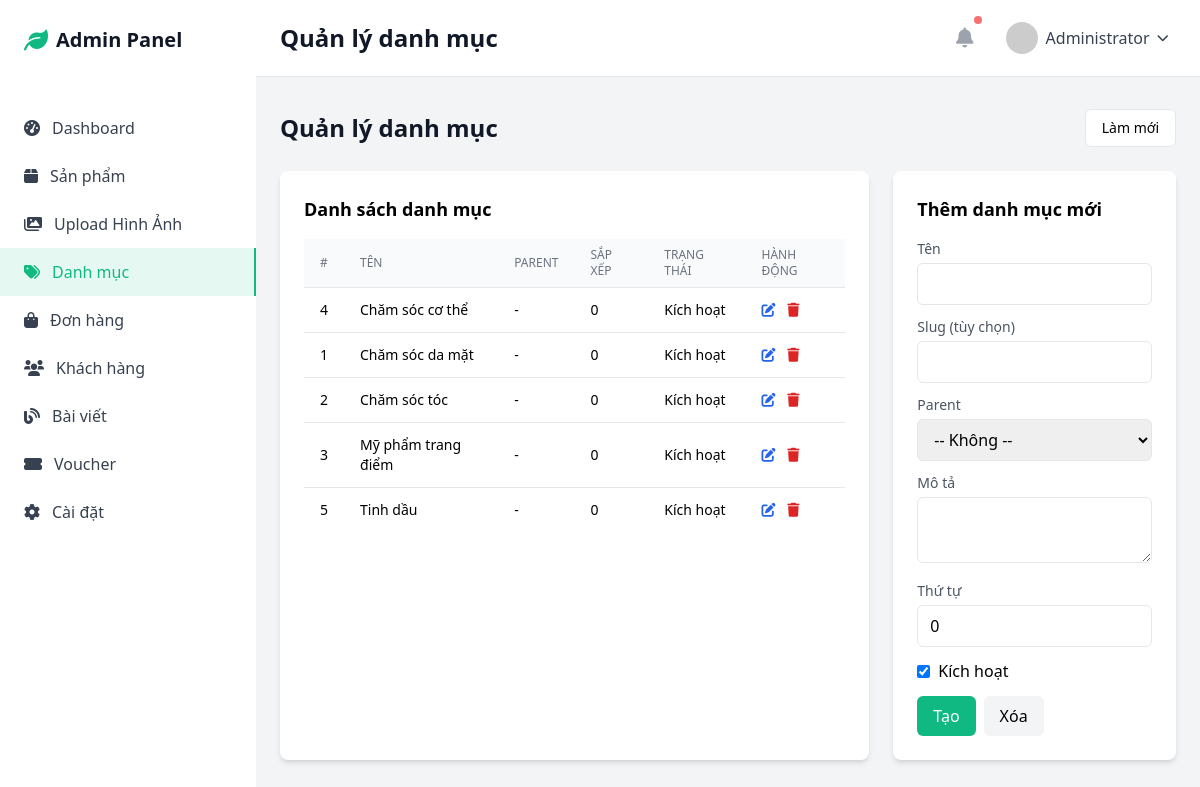
Screenshot of /admin/categories.php (signed in) with the database file from the repository.
### tables this page shows
CREATE TABLE categories (
    id INT PRIMARY KEY AUTO_INCREMENT,
    name VARCHAR(100) NOT NULL,
    slug VARCHAR(100) UNIQUE NOT NULL,
    description TEXT,
    image VARCHAR(255),
    parent_id INT NULL,
    sort_order INT DEFAULT 0,
    is_active BOOLEAN DEFAULT TRUE,
    created_at TIMESTAMP DEFAULT CURRENT_TIMESTAMP,
    FOREIGN KEY (parent_id) REFERENCES categories(id) ON DELETE SET NULL
);

### admin/categories.php (the view, shortened to what this page needs)
<?php
require_once '../config/database.php';
$cats = $pdo->query("SELECT * FROM categories ORDER BY sort_order ASC, name ASC")->fetchAll();
$edit = null;
include 'includes/header.php';
?>
<div class="mb-6 flex items-center justify-between">
    <h1 class="text-2xl font-semibold text-gray-900">Quản lý danh mục</h1>
    <a href="categories.php" class="px-4 py-2 bg-white border rounded-md text-sm hover:bg-gray-50">Làm mới</a>
</div>
<div class="grid grid-cols-1 lg:grid-cols-3 gap-6">
    <div class="lg:col-span-2 bg-white rounded-lg shadow-md p-6">
        <h2 class="text-lg font-semibold mb-4">Danh sách danh mục</h2>
        <div class="overflow-x-auto">
            <table class="min-w-full divide-y divide-gray-200">
                <thead class="bg-gray-50">
                    <tr>
                        <th class="px-4 py-2 text-left text-xs font-medium text-gray-500 uppercase">#</th>
                        <th class="px-4 py-2 text-left text-xs font-medium text-gray-500 uppercase">Tên</th>
                        <th class="px-4 py-2 text-left text-xs font-medium text-gray-500 uppercase">Parent</th>
                        <th class="px-4 py-2 text-left text-xs font-medium text-gray-500 uppercase">Sắp xếp</th>
                        <th class="px-4 py-2 text-left text-xs font-medium text-gray-500 uppercase">Trạng thái</th>
                        <th class="px-4 py-2 text-left text-xs font-medium text-gray-500 uppercase">Hành động</th>
                    </tr>
                </thead>
                <tbody class="bg-white divide-y divide-gray-200">
                    <?php foreach ($cats as $c): ?>
                    <tr>
                        <td class="px-4 py-3 text-sm"><?php echo $c['id']; ?></td>
                        <td class="px-4 py-3 text-sm font-medium"><?php echo htmlspecialchars($c['name']); ?></td>
                        <td class="px-4 py-3 text-sm">
                            <?php
                            if ($c['parent_id']) {
                                $p = array_filter($cats, function($x) use ($c) { return $x['id'] == $c['parent_id']; });
                                $p = array_values($p);
                                echo isset($p[0]) ? htmlspecialchars($p[0]['name']) : '-';
                            } else echo '-';
                            ?>
                        </td>
                        <td class="px-4 py-3 text-sm"><?php echo (int)$c['sort_order']; ?></td>
                        <td class="px-4 py-3 text-sm"><?php echo $c['is_active'] ? 'Kích hoạt' : 'Không kích hoạt'; ?></td>
                        <td class="px-4 py-3 text-sm">
                            <a href="?edit=<?php echo $c['id']; ?>" class="text-blue-600 hover:text-blue-800 mr-2"><i class="fas fa-edit"></i></a>
                            <form method="POST" style="display:inline" onsubmit="return confirm('Bạn có chắc muốn xóa danh mục này?');">
                                <button type="submit" class="text-red-600 hover:text-red-800"><i class="fas fa-trash"></i></button>
                            </form>
                        </td>
                    </tr>
                    <?php endforeach; ?>
                </tbody>
            </table>
        </div>
    </div>
    <aside class="bg-white rounded-lg shadow-md p-6">
        <?php if ($edit): ?>
            <h2 class="text-lg font-semibold mb-4">Chỉnh sửa danh mục</h2>
            <form method="POST">
                <div class="mb-3">
                    <label class="block text-sm text-gray-600 mb-1">Tên</label>
                    <input type="text" name="name" value="<?php echo htmlspecialchars($edit['name']); ?>" class="w-full px-3 py-2 border rounded-md">
                </div>
                <div class="mb-3">
                    <label class="block text-sm text-gray-600 mb-1">Slug</label>
                    <input type="text" name="slug" value="<?php echo htmlspecialchars($edit['slug']); ?>" class="w-full px-3 py-2 border rounded-md">
                </div>
                <div class="mb-3">
                    <label class="block text-sm text-gray-600 mb-1">Parent</label>
                    <select name="parent_id" class="w-full px-3 py-2 border rounded-md">
                        <option value="">-- Không --</option>
                        <?php foreach ($cats as $p): if ($p['id'] == $edit['id']) continue; ?>
                            <option value="<?php echo $p['id']; ?>" <?php echo $p['id'] == $edit['parent_id'] ? 'selected' : ''; ?>><?php echo htmlspecialchars($p['name']); ?></option>
                        <?php endforeach; ?>
                    </select>
                </div>
                <div class="mb-3">
                    <label class="block text-sm text-gray-600 mb-1">Mô tả</label>
                    <textarea name="description" class="w-full px-3 py-2 border rounded-md"><?php echo htmlspecialchars($edit['description']); ?></textarea>
                </div>
                <div class="mb-3">
                    <label class="block text-sm text-gray-600 mb-1">Thứ tự</label>
                    <input type="number" name="sort_order" value="<?php echo (int)$edit['sort_order']; ?>" class="w-full px-3 py-2 border rounded-md">
                </div>
                <div class="mb-3">
                    <label class="inline-flex items-center"><input type="checkbox" name="is_active" value="1" <?php echo $edit['is_active'] ? 'checked' : ''; ?> class="mr-2"> Kích hoạt</label>
                </div>
                <input type="hidden" name="category_id" value="<?php echo $edit['id']; ?>">
                <div class="flex space-x-2">
                    <button type="submit" name="update_category" class="px-4 py-2 bg-primary text-white rounded-md">Lưu</button>
                    <a href="categories.php" class="px-4 py-2 bg-gray-100 rounded-md">Hủy</a>
                </div>
            </form>
        <?php else: ?>
            <h2 class="text-lg font-semibold mb-4">Thêm danh mục mới</h2>
            <form method="POST">
                <div class="mb-3">
                    <label class="block text-sm text-gray-600 mb-1">Tên</label>
                    <input type="text" name="name" class="w-full px-3 py-2 border rounded-md" required>
                </div>
                <div class="mb-3">
                    <label class="block text-sm text-gray-600 mb-1">Slug (tùy chọn)</label>
                    <input type="text" name="slug" class="w-full px-3 py-2 border rounded-md">
                </div>
                <div class="mb-3">
                    <label class="block text-sm text-gray-600 mb-1">Parent</label>
                    <select name="parent_id" class="w-full px-3 py-2 border rounded-md">
                        <option value="">-- Không --</option>
                    </select>
                </div>
                <div class="mb-3">
                    <label class="block text-sm text-gray-600 mb-1">Mô tả</label>
                    <textarea name="description" class="w-full px-3 py-2 border rounded-md"></textarea>
                </div>
                <div class="mb-3">
                    <label class="block text-sm text-gray-600 mb-1">Thứ tự</label>
                    <input type="number" name="sort_order" value="0" class="w-full px-3 py-2 border rounded-md">
                </div>
                <div class="mb-3">
                    <label class="inline-flex items-center"><input type="checkbox" name="is_active" value="1" checked class="mr-2"> Kích hoạt</label>
                </div>
                <div class="flex space-x-2">
                    <button type="submit" name="create_category" class="px-4 py-2 bg-primary text-white rounded-md">Tạo</button>
                    <button type="reset" class="px-4 py-2 bg-gray-100 rounded-md">Xóa</button>
                </div>
            </form>
        <?php endif; ?>
    </aside>
</div>
<?php include 'includes/footer.php'; ?>

### rows the page displays
categories: id "4", name "Chăm sóc cơ thể", sort_order "0", is_active "Kích hoạt"
categories: id "1", name "Chăm sóc da mặt", sort_order "0", is_active "Kích hoạt"
categories: id "2", name "Chăm sóc tóc", sort_order "0", is_active "Kích hoạt"
categories: id "3", name "Mỹ phẩm trang điểm", sort_order "0", is_active "Kích hoạt"
categories: id "5", name "Tinh dầu", sort_order "0", is_active "Kích hoạt"

### other values shown
$page_title "Quản lý danh mục"
$_SESSION['user_name'] "Administrator"
